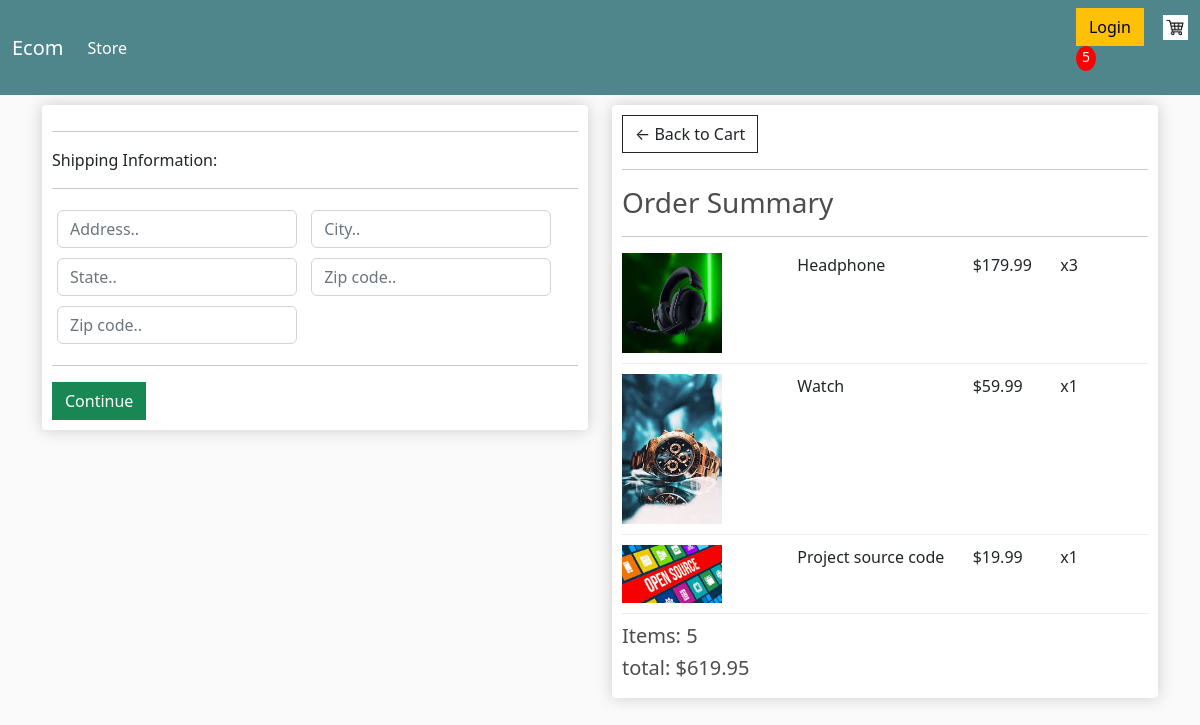
Screenshot of /checkout/ (signed in) with the database file from the repository.
### store/models.py (models this page shows, shortened)
class OrderItem(models.Model):
    product = models.ForeignKey(Product, on_delete=models.SET_NULL, blank=True, null=True)
    order = models.ForeignKey(Order, on_delete=models.SET_NULL, blank=True, null=True)
    quantity = models.IntegerField(default=0, null=True, blank=True)
    date_added = models.DateTimeField(auto_now_add=True)
    @property
    def get_total(self):
        total = self.product.price * self.quantity
        return total

class Product(models.Model):
    name= models.CharField(max_length=200, null=True)
    price = models.DecimalField(max_digits=7, decimal_places=2)
    digital = models.BooleanField(default=False, null=True, blank=False)
    image = models.ImageField(null=True, blank=True)
    @property
    def imageURL(self):
        try:
            url = self.image.url
        except:
            url= ""
        return url

class Order(models.Model):
    customer = models.ForeignKey(Customer, on_delete=models.SET_NULL, blank=True, null=True)
    date_ordered = models.DateTimeField(auto_now_add=True)
    complete = models.BooleanField(default=False, null=True, blank=False)
    transcation_id = models.CharField(max_length=200, null=True)
    @property
    def shipping(self):
        shipping = False
        orderitems = self.orderitem_set.all()
        for i in orderitems:
            if i.product.digital == False:
                shipping = True
        return shipping
    @property
    def get_cart_total(self):
        orderitems = self.orderitem_set.all()
        total = sum([item.get_total for item in orderitems])
        return total
    @property
    def get_cart_items(self):
        orderitems = self.orderitem_set.all()
        total = sum([item.quantity for item in orderitems])
        return total

### store/views.py (the view)
# urls.py: path('checkout/', views.checkout, name= "checkout"),
def checkout(request):
    data = cartData(request)
    cartItems = data['cartItems']
    order = data['order']
    items = data['items']
    context = {'items':items, 'order':order, 'cartItems':cartItems}
    return render (request, 'store/checkout.html', context)

### store/utils.py (called while the page is built)
def cartData(request):
    if request.user.is_authenticated:
        customer = request.user.customer
        order, created = Order.objects.get_or_create(customer=customer, complete=False)
        items = order.orderitem_set.all()
        cartItems = order.get_cart_items
    else:
        cookieData = cookieCart(request)
        cartItems = cookieData['cartItems']
        order = cookieData['order']
        items = cookieData['items']
    return{'cartItems': cartItems, 'order':order, 'items':items}

### store/templates/store/checkout.html (shortened to what this page needs)
{% extends 'store/main.html' %}
{% load static %}
{% block content %}
    <div class="row">
        <div class="col-lg-6">
            <div class="box-element" id="form-wrapper">
                <form id="form">
                    <div id="shipping-info">
                        <hr>
                        <p>Shipping Information:</p>
                        <hr>
                        <div class="form-field">
                            <input class="form-control" type="text" name="address" placeholder="Address..">
                        </div>
                        <div class="form-field">
                            <input class="form-control" type="text" name="city" placeholder="City..">
                        </div>
                        <div class="form-field">
                            <input class="form-control" type="text" name="state" placeholder="State..">
                        </div>
                        <div class="form-field">
                            <input class="form-control" type="text" name="zipcode" placeholder="Zip code..">
                        </div>
                        <div class="form-field">
                            <input class="form-control" type="text" name="country" placeholder="Zip code..">
                        </div>
                    </div>
                    <hr>
                    <input id="form-button" class="btn btn-success btn-block" type="submit" value="Continue">
                </form>
            </div>
            <br>
        </div>
        <div class="col-lg-6">
            <div class="box-element" >
                <a class="btn btn-outline-dark" href="{% url 'cart' %}">&#x2190; Back to Cart</a>
                <hr>
                <h3>Order Summary</h3>
                <hr>
                {% for item in items%}
                <div class="cart-row">
                    <div style="flex:2"><img class="row-image" src="{{item.product.imageURL}}"></div>
                    <div style="flex:2"><p>{{item.product.name}}</p></div>
                    <div style="flex:1"><p>${{item.product.price}}</p></div>
                    <div style="flex:1"><p>x{{item.quantity}}</p></div>
                </div>
                {% endfor %}
                <h5>Items: {{order.get_cart_items}}</h5>
                <h5>total: ${{order.get_cart_total|floatformat:2}}</h5>
            </div>
        </div>
</div>
{% endblock content %}

### static/css/main.css (style rules this page uses)
body { background-color: hsl(0, 0%, 98%); }
h1,h2,h3,h4,h5,h6 { color:hsl(0, 0%, 30%); }
.box-element { box-shadow:hsl(0, 0%, 80%) 0 0 16px; background-color: #fff; border-radius: 4px; padding: 10px; }
.col-lg-4, .col-lg-6, .col-lg-8, .col-lg-12 { margin-top: 10px; }
.btn { border-radius: 0; }
.row-image { width: 100px; }
.form-field { width:250px; display: inline-block; padding: 5px; }
.cart-row { display: flex; align-items: flex-stretch; padding-bottom: 10px; margin-bottom: 10px; border-bottom: 1px solid #ececec; }

### rows the page displays
OrderItem: product.imageURL (picture), product.name "Headphone", product.price "179.99", quantity "3"
OrderItem: product.imageURL (picture), product.name "Watch", product.price "59.99", quantity "1"
OrderItem: product.imageURL (picture), product.name "Project source code", product.price "19.99", quantity "1"
Order: get_cart_items "5", get_cart_total "619.95"

### other values shown
{{ cartItems }} "5"
